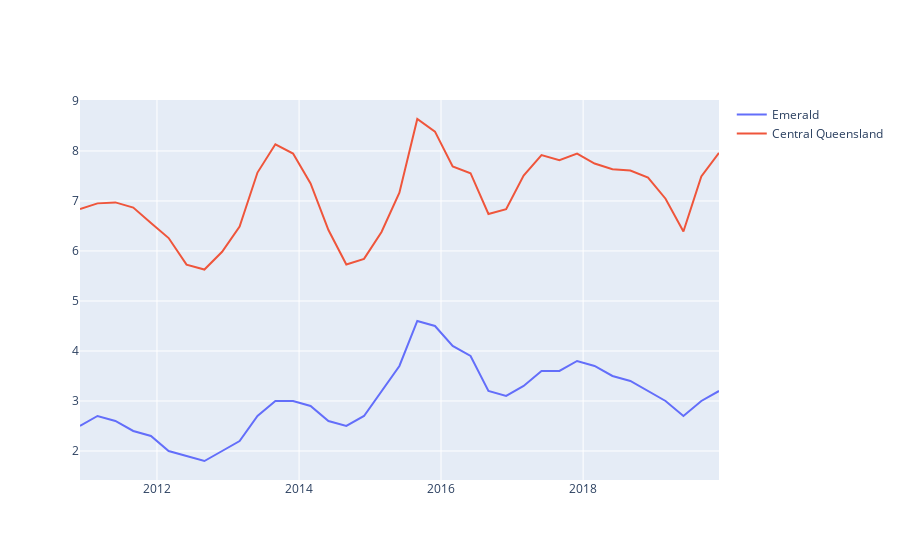

Notebook code for this chart:
### Code cell
check_suburb('Emerald','Unemployment Rate','SA4_NAME_2016')
